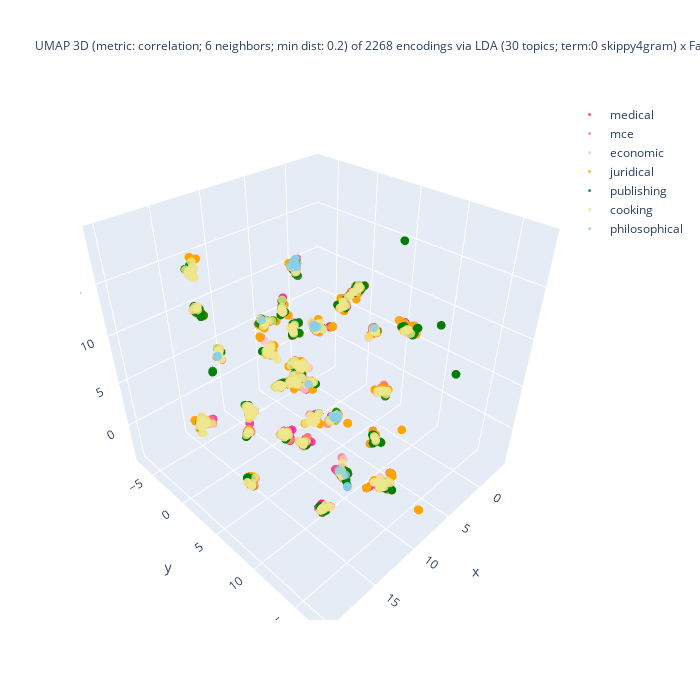

The notebook cell saved with this chart:
### Code cell
%%capture --no-display

## Plotlyを使って tSNE の結果の可視化 (3D)
import plotly.graph_objects as go
import numpy as np
#
domain_ids = set(encoded_df['domain_id'])
reverse_domain_list = False
if reverse_domain_list:
    domain_ids = sorted(domain_list, reverse = True)
## layered/traced drawing
fig = go.Figure()
for domain_id in domain_ids:
    # set marker size of the target domain
    if domain_id == [ i for k, v in domain_encoding.items() if k == target_domain ][0]:
        size_val = 5
    else:
        size_val = 3
    part = encoded_df[ encoded_df['domain_id'] == domain_id ]
    color = colormap[domain_id]
    print(f"color: {color}")
    fig.add_trace(
        go.Scatter3d(
            x = part['D1'], y = part['D2'], z = part['D3'],
            name = domain_back_encoding[domain_id],
            mode = 'markers',
            marker = dict(size = size_val, opacity = 0.8),
            #marker_colorscale = list(colormap.values()),
            marker_color = color,
            showlegend = True
        )
    )

## 3D 散布図にラベルを追加する処理は未実装
df_size = len(df)
if use_UMAP:
    title_header = f"UMAP 3D (metric: {umap_metric}; {umap_n_neighbors} neighbors; min dist: {umap_min_dist}) of {df_size} encodings via\n"
else:
    title_header = f"t-SNE 3D (ppl: {doc_perplexity_val}) of {df_size} encodings of via\n"
if use_FastText:
    if use_LDA:
        title_body = f"LDA ({n_topics} topics; term:0 {lda_term_type}) x FastText ({ft_n_dims} dims; term: {ft_term_type}; window: {ft_window_size})"
    else:
        title_body = f"FastText ({ft_n_dims} dims; term: {ft_term_type}; window: {ft_window_size})"
else:
    title_body = f"LDA ({n_topics} topics; term: {lda_term_type})"
#
title_val = title_header + title_body
fig.update_layout(title = dict(text = title_val, font_size = 12), autosize = False, width = 700, height = 700)
fig.show()

### Figure 1 — Plotly figure (JSON) as saved in the notebook; plotly's stock layout.template omitted (floating-point values rounded to 4 significant figures; data arrays with more than 128 entries replaced by an {"elided": "..."} marker saying what was removed)
{"data": [{"marker": {"color": "deeppink", "opacity": 0.8, "size": 3}, "mode": "markers", "name": "medical", "showlegend": true, "type": "scatter3d", "x": {"elided": "400 float values"}, "y": {"elided": "400 float values"}, "z": {"elided": "400 float values"}}, {"marker": {"color": "salmon", "opacity": 0.8, "size": 3}, "mode": "markers", "name": "mce", "showlegend": true, "type": "scatter3d", "x": {"elided": "400 float values"}, "y": {"elided": "400 float values"}, "z": {"elided": "400 float values"}}, {"marker": {"color": "pink", "opacity": 0.8, "size": 3}, "mode": "markers", "name": "economic", "showlegend": true, "type": "scatter3d", "x": {"elided": "241 float values"}, "y": {"elided": "241 float values"}, "z": {"elided": "241 float values"}}, {"marker": {"color": "orange", "opacity": 0.8, "size": 3}, "mode": "markers", "name": "juridical", "showlegend": true, "type": "scatter3d", "x": {"elided": "400 float values"}, "y": {"elided": "400 float values"}, "z": {"elided": "400 float values"}}, {"marker": {"color": "green", "opacity": 0.8, "size": 3}, "mode": "markers", "name": "publishing", "showlegend": true, "type": "scatter3d", "x": {"elided": "400 float values"}, "y": {"elided": "400 float values"}, "z": {"elided": "400 float values"}}, {"marker": {"color": "khaki", "opacity": 0.8, "size": 3}, "mode": "markers", "name": "cooking", "showlegend": true, "type": "scatter3d", "x": {"elided": "400 float values"}, "y": {"elided": "400 float values"}, "z": {"elided": "400 float values"}}, {"marker": {"color": "skyblue", "opacity": 0.8, "size": 3}, "mode": "markers", "name": "philosophical", "showlegend": true, "type": "scatter3d", "x": [7.844, 11.11, 8.864, 1.733, 12.18, 6.935, 7.293, 7.947, 9.069, 12.59, 5.552, 9.022, 6.864, 12.41, 7.151, 6.594, 12.58, 7.722, 7.045, 7.599, 7.306, 6.982, 8.959, 7.598, 8.99, 7.302, 11.15], "y": [1.469, -6.33, 5.355, 5.535, 11.98, 5.415, 1.179, 1.24, 5.23, 12.59, 0.7493, 5.069, 5.938, 11.49, -3.992, 5.757, 12.57, 1.344, 5.737, 1.654, 1.156, 6.015, 5.234, 1.569, 5.181, 0.9326, -6.3], "z": [15.22, 3.93, 11.52, 8.299, 1.482, 0.7016, 15.67, 15.34, 11.45, 0.8422, 1.251, 11.59, 0.6302, 1.829, 7.365, 0.8833, 0.8614, 15.55, 0.7676, 15.26, 15.66, 1.07, 11.57, 15.34, 11.56, 15.26, 3.852]}], "layout": {"autosize": false, "height": 700, "title": {"font": {"size": 12}, "text": "UMAP 3D (metric: correlation; 6 neighbors; min dist: 0.2) of 2268 encodings via\nLDA (30 topics; term:0 skippy4gram) x FastText (15 dims; term: skippy4gram; window: 5)"}, "width": 700}}
